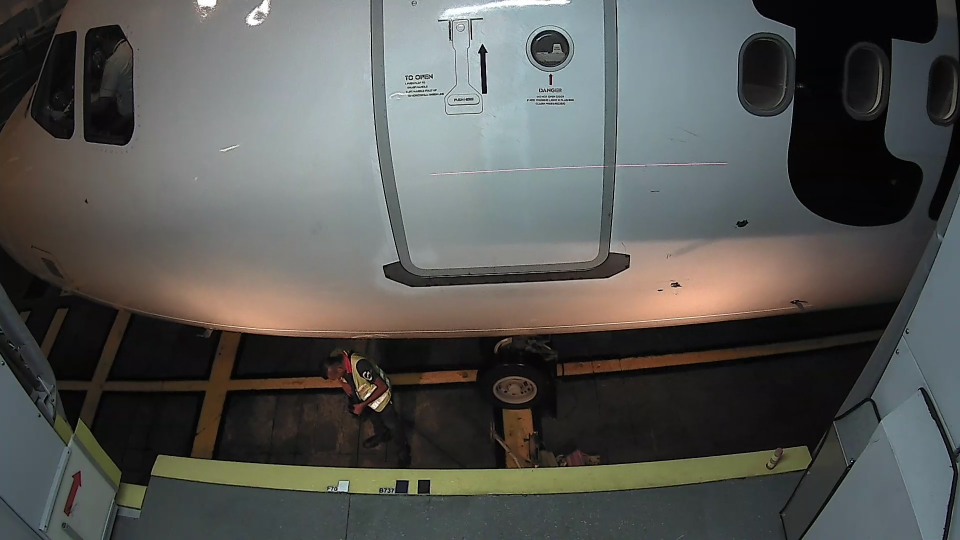
//> input picture local_aerobridge/Source Code/Open CV/CoordinatesBandedArrow/a320-1.jpg, 1920 x 1080 px, given in place of , which was not available (shown at 1/2 size)
$ ./main ../CoordinatesBandedArrow/   (built with g++ and OpenCV 4)
//> lines starting //> are read from the running program, lines starting //| are printed output that depends on the picture; after the words box and inside, x2 and y2 are one past the last pixel; in counts of white or black regions, pixels touching at a corner belong together; pictures that were not available may be replaced by others from this repository, and a replacement may not be noted
//author: Cheng Yupeng
//describtion: detect the door window, have been tested in sqb 772, scoot b787;
//date: 2017.1.9
//version: 2nd;

#include "opencv2/highgui/highgui.hpp"
#include "opencv2/imgproc/imgproc.hpp"
#include<iostream>
#include<fstream>
#include<vector>
#include <stdlib.h>
#include<dirent.h>
#include<string.h>
#include<Windows.h>
#include<Winbase.h>
#include<TCHAR.h>

using namespace cv;
using namespace std;

Mat src; Mat src_gray;
int thresh = 5;
int max_thresh = 60000;
RNG rng(12345);

const char* source_window = "Source image";
const char* corners_window = "Corners detected";

string GetFilename (const string& str)
{
  size_t found;
  string file;
  found=str.find_last_of("/\\");
  file = str.substr(found+1);
  return file;
}

string read_value(string section, string key, string config_path)
{
	char read_value[100];
	DWORD len = 100;

	char section_char[100],key_char[100],config_path_char[100];
	strcpy(section_char, section.c_str());
	strcpy(key_char, key.c_str());
	strcpy(config_path_char, config_path.c_str());
	GetPrivateProfileString(TEXT(section_char), TEXT(key_char),TEXT("Not Found"),read_value,len,TEXT(config_path_char));

	return read_value;
}

string GetFoldername (const string& str)
{
	size_t found;
	string folder;
	found=str.find_last_of("/\\");
	folder = str.substr(0,found);
	return folder;
}

template <typename T> string tostr(const T& t) {
   ostringstream os;
   os<<t;
   return os.str();
}

int main(int argc,char** argv)
{
	IplImage *desimg,*srcimg;
		   //string dirName = "D:/mobility lab/New folder/testing/DataCollect_2016-4-27-6-52-56 - SQ B772 - PBB Docking/";
		    //string dirName = "C:/Users/bojan/Desktop/TestFeatures/MASB737/";
		 	 //string dirName = "C:/Users/bojan/Desktop/TestFeatures/ANAB787/" "/";
	string dirName = argv[1];
	// [9 lines of commented-out code are left out]

		 string imageName = GetFilename(dirName);
		 string temp = GetFoldername(dirName);
		 string flightName = GetFilename(temp);

		 DIR *dir;
		 //dir = opendir(dirName.c_str());
		 string imgName;
		 struct dirent *ent;

		 if (true) {
		 	         //while ((ent = readdir (dir)) != NULL) {
		 	              //imgName= ent->d_name;
		 	              if(true)
		 	                        {
		 	                          string aux=dirName;
		 	                          //aux.append(dirName);
		 	                          //aux.append(imgName);
                                      //cout << aux << endl;
                                      Mat image= imread(aux);
//> image is the input picture: 1080 rows x 1920 cols, CV_8UC3; mean B, G, R 83.4, 86.2, 85.5


      Mat gray,bw,dil,erd, dst_final;
	  Mat new_src=image.clone();
	  for(int y = 0; y < image.rows; y++ )
	  	  {
       for(int x = 0; x < image.cols; x++ )
       	   {
             new_src.at<Vec3b>(y,x)[0]= saturate_cast<uchar>( 4*(image.at<Vec3b>(y,x)[0] ));
       	   }
     }
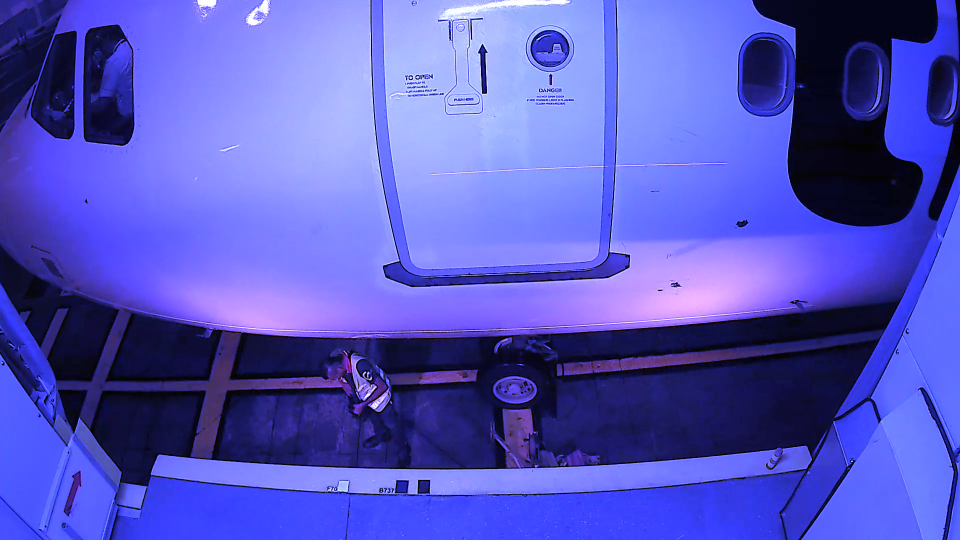
//> new_src: 1080 rows x 1920 cols, CV_8UC3 (shown at 1/2 size); mean B, G, R 192.8, 86.2, 85.5


      //GaussianBlur(new_src, src_gray, cv::Size(3,3),1,1,BORDER_DEFAULT); //original
      medianBlur(new_src, src_gray, 15);
      //blur( new_src, src_gray, Size(3,3) );
      cvtColor(src_gray,gray,CV_BGR2GRAY);
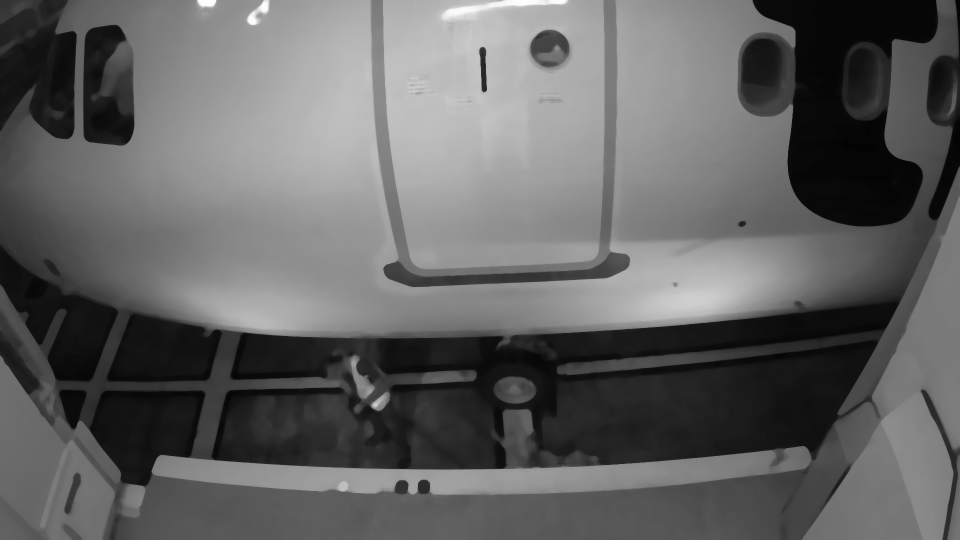
//> gray: 1080 rows x 1920 cols, CV_8UC1 (shown at 1/2 size); min 3, max 254, mean 98.6


	  Mat gray_improved=gray.clone();
	  for(int y = 0; y < gray.rows; y++ )
     {
       for(int x = 0; x < gray.cols; x++ )
       {
		      float k=(float)gray.at<uchar>(y,x)/255;
			  int kk=255*pow(k,0.3);
			  if(kk>255) kk=255;
              gray_improved.at<uchar>(y,x)=kk;
			  //new_src.at<Vec3b>(y,x)[c]= saturate_cast<uchar>( 50*log(1+(image.at<Vec3b>(y,x)[c] )));
       }
      }
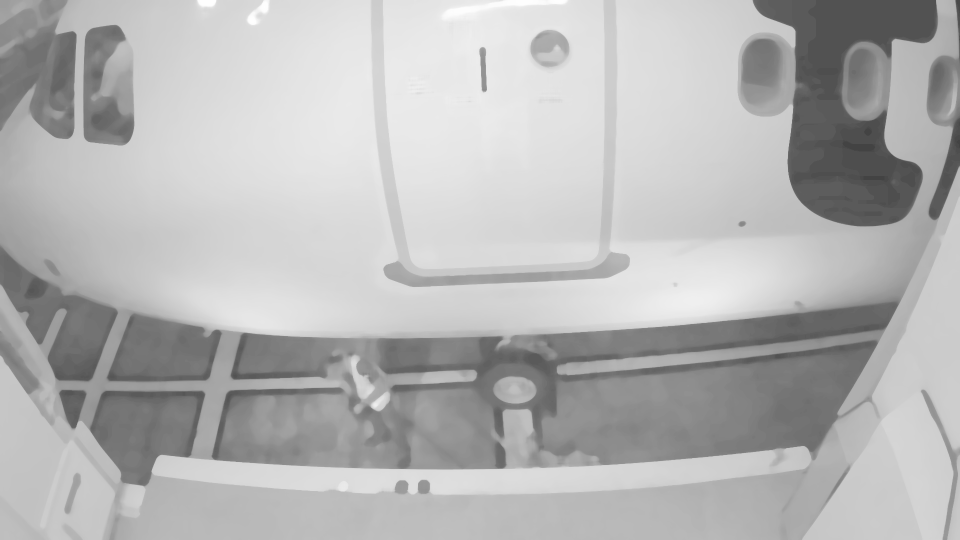
//> gray_improved: 1080 rows x 1920 cols, CV_8UC1 (shown at 1/2 size); min 67, max 254, mean 181

      Canny(gray_improved,bw,200,600,5,true);
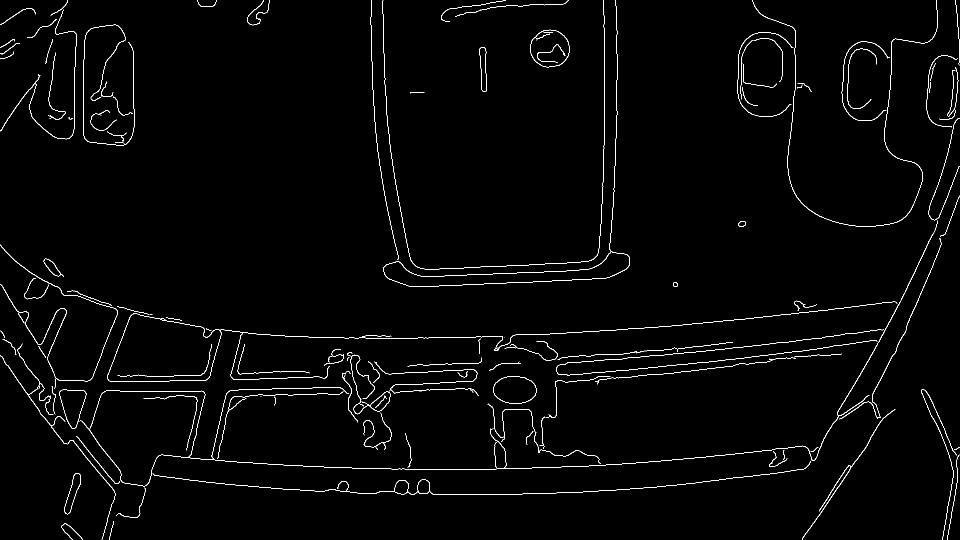
//> bw: 1080 rows x 1920 cols, CV_8UC1 (shown at 1/2 size); 1.5% white in thin lines or dots
      Mat grad,bw1;
      Mat morphKernel = getStructuringElement(MORPH_ELLIPSE, Size(15,15));
      morphologyEx(bw, grad, MORPH_GRADIENT, morphKernel);
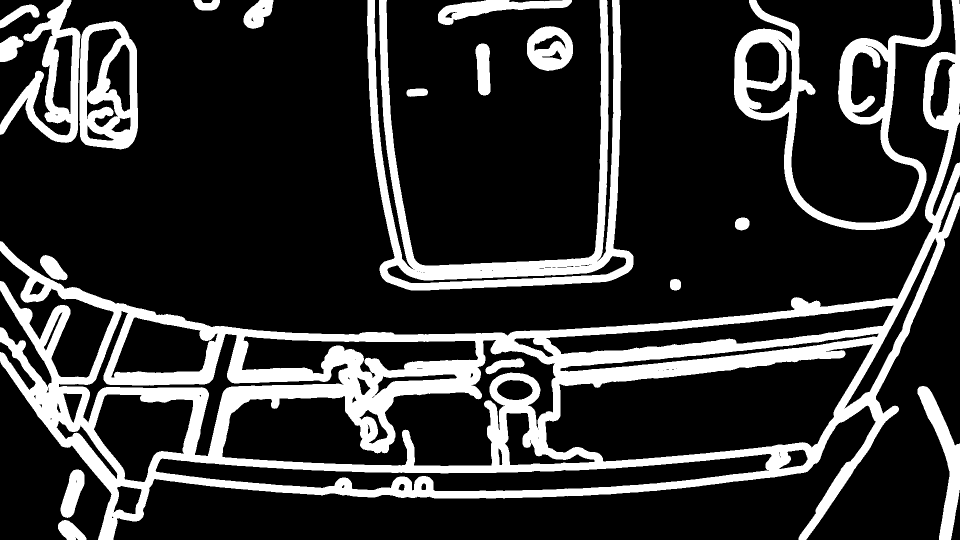
//> grad: 1080 rows x 1920 cols, CV_8UC1 (shown at 1/2 size); 20.1% white; 20 white regions
	  //namedWindow("m1",CV_WINDOW_NORMAL);
	  //imshow("m1",grad);
      vector<vector<Point> > contours;
	  vector<vector<Point> > rough;
	  vector<vector<Point> >rough_color;
	  vector<vector<Point> >precise;
      vector<Vec4i> hierarchy;
	  Mat dst = image.clone();
      findContours(grad.clone(), contours, CV_RETR_CCOMP, CV_CHAIN_APPROX_SIMPLE);
//> contours = 130 contours, 57 with area under 20; largest, box (x1, y1, x2, y2) and area: (0, 0, 1920, 1080) 582053, (1090, 687, 1747, 924) 91920, (444, 679, 1112, 933) 70743, (734, 0, 1267, 581) 54264, (1468, 0, 1883, 460) 51774
      vector<Point> approx;

      for( int i = 0; i< contours.size(); i++ )
      {

           approxPolyDP(Mat(contours[i]), approx, arcLength(Mat(contours[i]), true) * 0.01, true);
           if (fabs(contourArea(approx)) <4000 || fabs(contourArea(approx))>50000)                                      //将面积太小的轮廓直接跳过  注意continue用法
		   //if (fabs(contourArea(approx)) <2000)
			   continue;

		   float area_contour=contourArea(approx);
           Rect r = boundingRect(contours[i]);
		   float area_rectangle=r.height*r.width;
		   float ratio_cr=(float)(area_contour/area_rectangle);
           if( (float)r.height/r.width > 1.5 && (float)r.height/r.width <4 && ratio_cr>0.5)
           rough.push_back(approx);
      }
//> this loop made 130 passes
//> (area_contour, r, area_rectangle, ratio_cr) on passes 5, 13, 16, 20, 21, 32, 44, 58, 79, 81, 83, 84: (8207.5, Rect(1835, 772, 85, 308), 26180, 0.314), (6349, Rect(1054, 52, 92, 90), 8280, 0.767), (26400, Rect(159, 42, 117, 257), 30069, 0.878), (4156, Rect(210, 88, 51, 136), 6936, 0.599), (4287.5, Rect(173, 56, 71, 138), 9798, 0.438), (44172, Rect(310, 907, 1234, 76), 93784, 0.471), (5947, Rect(1009, 825, 181, 106), 19186, 0.31), (22687, Rect(187, 788, 200, 177), 35400, 0.641), (25171.5, Rect(483, 672, 474, 85), 40290, 0.625), (15728.5, Rect(222, 634, 214, 122), 26108, 0.602), (19390.5, Rect(117, 621, 580, 292), 169360, 0.114), (24709, Rect(1091, 610, 697, 99), 69003, 0.358)
//> approx on pass 49: 4 Points (x, y): [78, 808], [79, 807], [80, 808], [79, 809]
//> after the loop, approx = 8 Points (x, y): [143, 69], [139, 228], [134, 217], [111, 213], [105, 204], [116, 101], [106, 97], [113, 76]
	  Mat dst_1=image.clone();
	  drawContours(dst_1, rough,-1, Scalar(255,0,0), 2);
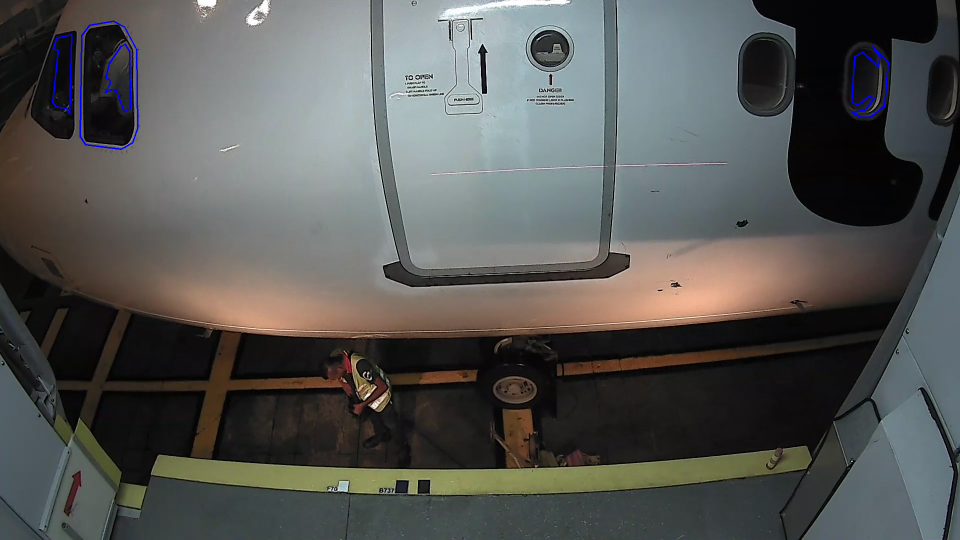
//> dst_1: 1080 rows x 1920 cols, CV_8UC3 (shown at 1/2 size); 0.27% of pixels changed, all inside (x1, y1, x2, y2) = (104, 41, 1778, 300)
	  Mat interMat = Mat::zeros(image.rows,image.cols, CV_8UC1);

	  if(rough.size() !=0 )
	  {
	  for( int i = 0; i< rough.size(); i++ )
	  {
		  vector<Moments> mu(1);
		  vector<Point2f> mc(1);
		  int gray_level;
	      // compute the central momment
          mu[0] = moments( rough[i], false );
          mc[0] = Point2f( mu[0].m10/mu[0].m00 , mu[0].m01/mu[0].m00 );
		  //circle( dst, mc[0], 4, Scalar(0,0,255), -1, 8, 0 );
		  gray_level=gray.at<uchar>(mc[0]);
		  if(gray_level<200 && gray_level>20)
		  {rough_color.push_back(rough[i]);}
	  }
//> this loop made 4 passes
//> gray_level on passes 1 to 4: 66, 55, 30, 13
	  //drawContours(dst, rough_color,-1, Scalar(0,255,0), 2);
	  for(int i = 0; i < rough_color.size(); i++)
	  {
		  Rect bound=boundingRect(rough_color[i]);
	      Rect x, y, w, h = boundingRect(rough_color[i]);
	      //rectangle(dst,Point(bound.br().x,bound.br().y), Point(bound.tl().x,bound.tl().y),(0, 0, 255),2);

	      RotatedRect rectPoint = minAreaRect(rough_color[i]);
          Point2f fourPoint2f_color[4];
         //将rectPoint变量中存储的坐标值放到 fourPoint的数组中
         rectPoint.points(fourPoint2f_color);
	     vector<Point> fourPoint_color;
	     for(int i = 0; i <4; i++)
	     {
		     fourPoint_color.push_back(fourPoint2f_color[i]);
	     }

	     for (int i = 0; i < 3; i++)
        {
            line(interMat, fourPoint2f_color[i], fourPoint2f_color[i + 1], 255, 3);
        }
        line(interMat, fourPoint2f_color[0], fourPoint2f_color[3],255, 3);
	  }
//> this loop made 3 passes
//> (h, rectPoint) on passes 1 to 3: (Rect(160, 42, 116, 257), centre (218.9, 169.8), size (255.7, 114.7), angle -89.1), (Rect(210, 88, 51, 136), centre (234.6, 155.6), size (49.7, 135), angle -0.5), (Rect(1703, 93, 74, 142), centre (1739.5, 164), size (142.3, 67.6), angle -86.2)
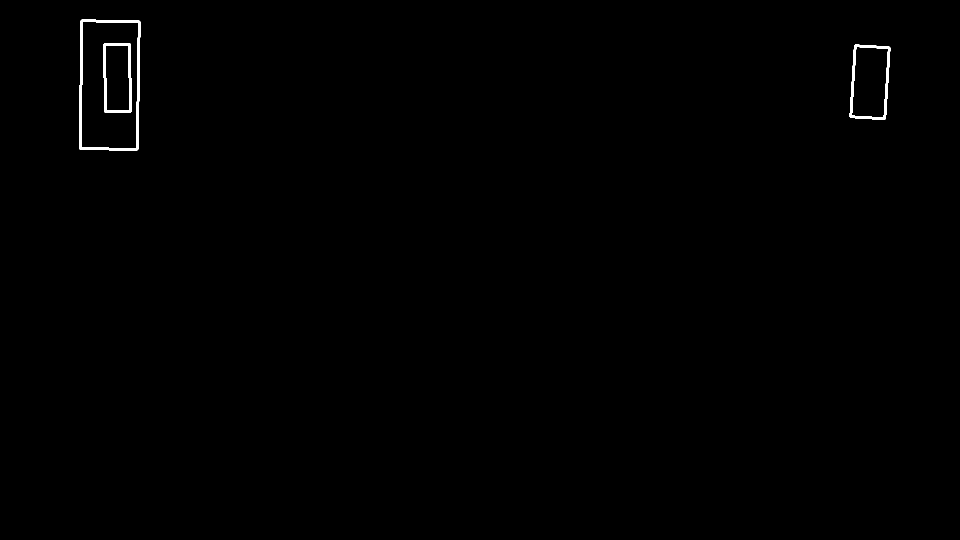
//> interMat: 1080 rows x 1920 cols, CV_8UC1 (shown at 1/2 size); 0.37% white; 3 white regions
	  }

	  vector<vector<Point> > contour_ag;
	  findContours(interMat,contour_ag,CV_RETR_EXTERNAL,CV_CHAIN_APPROX_NONE);
//> contour_ag = 2 contours; box (x1, y1, x2, y2) and area: (158, 39, 281, 301) 30747, (1699, 89, 1781, 240) 10539
	  string pixel;
	  if(contour_ag.size()!=0)
        {
			 //ofstream mycout("D:/mobility lab/任务8/point V2//Scoot B787.txt",ios::app);
			// mycout<<"file"<<"\t";
             //mycout<<imgName<<"\t";
            cout<<flightName<<";"<<imageName<<";"<<"1";
			for(int i=0;i<contour_ag.size();i++)
			{
				// if(i == 0){

					 //cout<<flightName<<";"<<imageName<<";"<<"1";
				       //        }


				 Moments mu;
				 Point2f mc;
				 mu = moments( contour_ag[i], false );
				 mc = Point2f( mu.m10/mu.m00 , mu.m01/mu.m00 );
				 circle( dst, mc, 8, Scalar(255,0,0), -1, 8, 0 );

				RotatedRect final_rect = minAreaRect(contour_ag[i]);
                Point2f final_point[4];
                final_rect.points(final_point);
	            vector<Point> finalpoint;
				vector<Point> drawpoint;
//> (the run ends here: the program needs code that is not available in this run, at `Vector<int> h;`)
